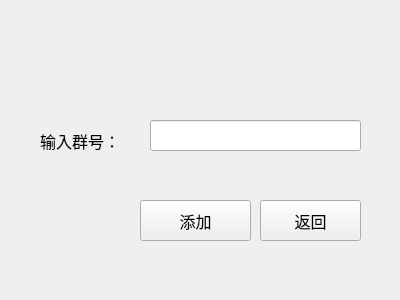
<?xml version="1.0" encoding="UTF-8"?>
<ui version="4.0">
 <class>addgroup</class>
 <widget class="QWidget" name="addgroup">
  <property name="geometry">
   <rect>
    <x>0</x>
    <y>0</y>
    <width>400</width>
    <height>300</height>
   </rect>
  </property>
  <property name="windowTitle">
   <string>Form</string>
  </property>
  <widget class="QLabel" name="label">
   <property name="geometry">
    <rect>
     <x>40</x>
     <y>120</y>
     <width>111</width>
     <height>41</height>
    </rect>
   </property>
   <property name="font">
    <font>
     <family>Tiger</family>
     <pointsize>12</pointsize>
    </font>
   </property>
   <property name="text">
    <string>输入群号：</string>
   </property>
  </widget>
  <widget class="QLineEdit" name="add_num">
   <property name="geometry">
    <rect>
     <x>150</x>
     <y>120</y>
     <width>211</width>
     <height>31</height>
    </rect>
   </property>
   <property name="font">
    <font>
     <pointsize>14</pointsize>
    </font>
   </property>
  </widget>
  <widget class="QPushButton" name="pushButton_5">
   <property name="geometry">
    <rect>
     <x>260</x>
     <y>200</y>
     <width>101</width>
     <height>41</height>
    </rect>
   </property>
   <property name="font">
    <font>
     <pointsize>12</pointsize>
    </font>
   </property>
   <property name="text">
    <string>返回</string>
   </property>
  </widget>
  <widget class="QPushButton" name="pushButton_6">
   <property name="geometry">
    <rect>
     <x>140</x>
     <y>200</y>
     <width>111</width>
     <height>41</height>
    </rect>
   </property>
   <property name="font">
    <font>
     <pointsize>12</pointsize>
    </font>
   </property>
   <property name="text">
    <string>添加</string>
   </property>
  </widget>
  <widget class="QLabel" name="label_2">
   <property name="geometry">
    <rect>
     <x>1</x>
     <y>-6</y>
     <width>401</width>
     <height>311</height>
    </rect>
   </property>
   <property name="text">
    <string/>
   </property>
  </widget>
  <zorder>label_2</zorder>
  <zorder>label</zorder>
  <zorder>add_num</zorder>
  <zorder>pushButton_5</zorder>
  <zorder>pushButton_6</zorder>
 </widget>
 <resources/>
 <connections/>
</ui>
